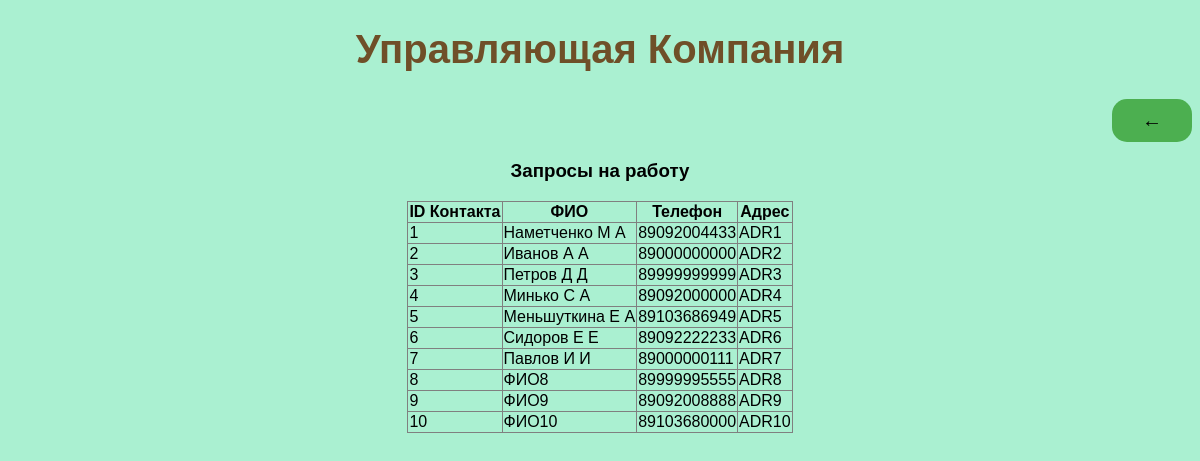
Screenshot of /contacts with the database file from the repository.
### models.py (models this page shows)
class Contact(BaseModel):
    id = pw.IntegerField(primary_key=True, unique=True)
    fcs = pw.CharField(max_length=255, default='-')
    phone = pw.CharField(max_length=25, default='88888888888',
                         constraints=[Check('substr(phone, 1, 1) LIKE "8"')])
    address = pw.CharField(max_length=255, default='-')

### routers.py (the view)
@app.route('/contacts', methods=['GET'])
def get_contacts():
    data = services.get_contacts()
    return render_template('contacts.html', json_data=data.get_json())

### serializers.py (called while the page is built)
def serialize_contact(model):
    return {
        'id': model.id,
        'fcs': model.fcs,
        'phone': model.phone,
        'address': model.address
    }

### services.py (called while the page is built)
def where_filters(query, model: models.BaseModel, **filters):
    _filters = [
        getattr(model, key) == value
        for key, value in filters.items() if value is not None
    ]
    if _filters:
        return query.where(*_filters)
    return query

def execute_get_all(model, serializer, **filters):
    query = model.select()
    query = where_filters(query, model, **filters)
    return jsonify([serializer(model) for model in query])

def get_contacts(**filters):
    return execute_get_all(models.Contact, serialize_contact, **filters)

### templates/contacts.html
{% extends "children_page_table_of_db.html" %}
{% block head_title %}
Запросы на работу
{% endblock %}
{% block body_continue %}
<table id="data"
       class="table table-striped"
       border="1"
       style="border-collapse: collapse"
       align="center">
    <thead>
    <tr>
        <th>ID Контакта</th>
        <th>ФИО</th>
        <th>Телефон</th>
        <th>Адрес</th>
    </tr>
    </thead>
    <tbody>
    {% for c in json_data %}
    <tr>
        <td>{{c.id}}</td>
        <td>{{c.fcs}}</td>
        <td>{{c.phone}}</td>
        <td>{{c.address}}</td>
    </tr>
    {% endfor %}
    </tbody>
</table>
{% endblock %}

### templates/base.html (style rules this page uses)
body { font-family: Arial, sans-serif; background-color: #aaf0d1; }

### rows the page displays
Contact: id "1", fcs "Наметченко М А", phone "89092004433", address "ADR1"
Contact: id "2", fcs "Иванов А А", phone "89000000000", address "ADR2"
Contact: id "3", fcs "Петров Д Д", phone "89999999999", address "ADR3"
Contact: id "4", fcs "Минько С А", phone "89092000000", address "ADR4"
Contact: id "5", fcs "Меньшуткина Е А", phone "89103686949", address "ADR5"
Contact: id "6", fcs "Сидоров Е Е", phone "89092222233", address "ADR6"
Contact: id "7", fcs "Павлов И И", phone "89000000111", address "ADR7"
Contact: id "8", fcs "ФИО8", phone "89999995555", address "ADR8"
Contact: id "9", fcs "ФИО9", phone "89092008888", address "ADR9"
Contact: id "10", fcs "ФИО10", phone "89103680000", address "ADR10"
